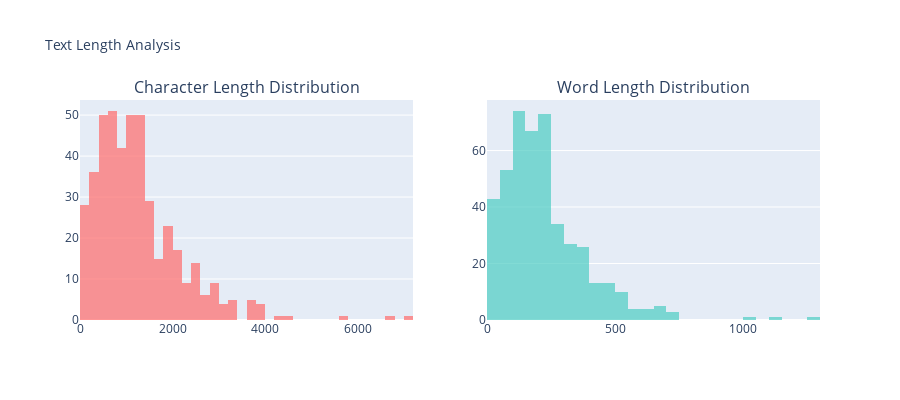

Notebook code for this chart:
### Code cell
# %%
# ============================================================================
# 📝 SECTION 7: TEXT ANALYSIS WITH NLP-VIABLE DATA
# ============================================================================
print("\n📝 Analyzing text data...")

# Create viable dataset (with narratives)
viable_df = create_viable_df(df)
business_df = create_business_df(viable_df)

print(f"✅ NLP-viable business complaints: {len(business_df):,}")

# Create text length visualizations
if len(business_df) > 0:
    fig_text = create_text_length_plots(business_df, save_path='../visualizations/text_length.html')
    fig_text.show()

### Figure 1 — Plotly figure (JSON) as saved in the notebook; plotly's stock layout.template omitted (floating-point values rounded to 4 significant figures; data arrays with more than 128 entries replaced by an {"elided": "..."} marker saying what was removed)
{"data": [{"marker": {"color": "#FF6B6B"}, "name": "Characters", "nbinsx": 50, "opacity": 0.7, "type": "histogram", "x": {"elided": "452 int values"}, "xaxis": "x", "yaxis": "y"}, {"marker": {"color": "#4ECDC4"}, "name": "Words", "nbinsx": 50, "opacity": 0.7, "type": "histogram", "x": {"elided": "452 int values"}, "xaxis": "x2", "yaxis": "y2"}], "layout": {"annotations": [{"font": {"size": 16}, "showarrow": false, "text": "Character Length Distribution", "x": 0.225, "xanchor": "center", "xref": "paper", "y": 1, "yanchor": "bottom", "yref": "paper"}, {"font": {"size": 16}, "showarrow": false, "text": "Word Length Distribution", "x": 0.775, "xanchor": "center", "xref": "paper", "y": 1, "yanchor": "bottom", "yref": "paper"}], "height": 400, "showlegend": false, "title": {"font": {"size": 14}, "text": "Text Length Analysis"}, "xaxis": {"anchor": "y", "domain": [0, 0.45]}, "xaxis2": {"anchor": "y2", "domain": [0.55, 1]}, "yaxis": {"anchor": "x", "domain": [0, 1]}, "yaxis2": {"anchor": "x2", "domain": [0, 1]}}}
